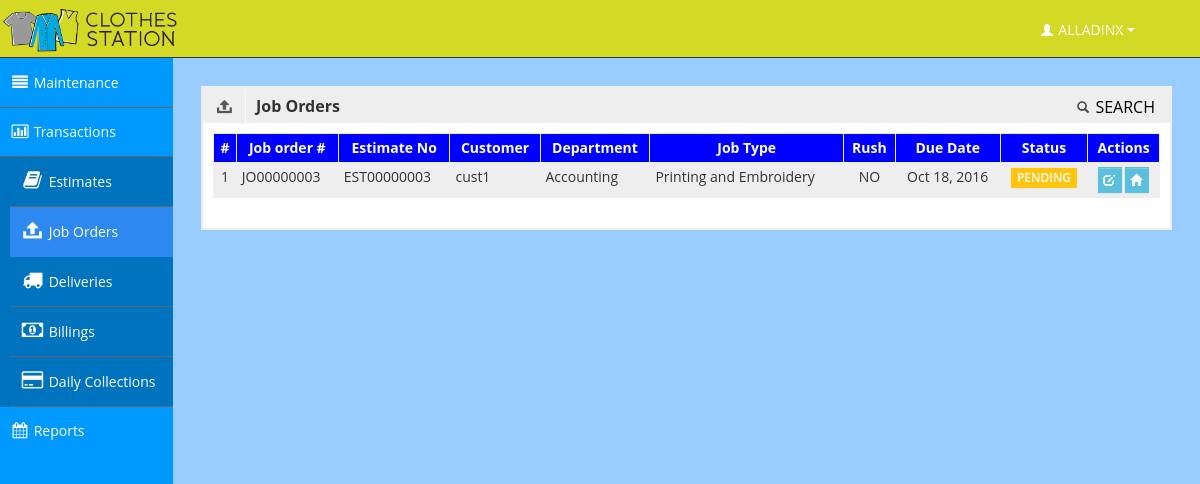
/joborders.php (signed in), run on the app's committed database.
### tables this page shows
CREATE TABLE `usermenuaccess` (
  `id` int(11) NOT NULL AUTO_INCREMENT,
  `userName` varchar(20) DEFAULT NULL,
  `menuCode` varchar(20) DEFAULT NULL,
  PRIMARY KEY (`id`)
);

CREATE TABLE `jobordermaster` (
  `id` int(11) NOT NULL AUTO_INCREMENT,
  `jobOrderReferenceNo` varchar(20) DEFAULT NULL,
  `quoteReferenceNo` varchar(20) DEFAULT NULL,
  `amount` decimal(12,2) DEFAULT NULL,
  `vat` decimal(12,2) DEFAULT NULL,
  `discount` decimal(12,2) DEFAULT NULL,
  `subTotal` decimal(12,2) DEFAULT NULL,
  `totalAmount` decimal(12,2) DEFAULT NULL,
  `acknowledgeBy` varchar(20) DEFAULT NULL,
  `acknowledgeDate` datetime DEFAULT NULL,
  `freightCost` decimal(12,2) DEFAULT NULL,
  `createdDate` datetime DEFAULT NULL,
  `createdBy` varchar(20) DEFAULT NULL,
  `modifiedDate` datetime DEFAULT NULL,
  `modifiedBy` varchar(20) DEFAULT NULL,
  `status` int(1) DEFAULT '0',
  PRIMARY KEY (`id`)
);

### model/usermenuModel.php (called while the page is built, shortened)
<?
	$csdb = new DBConfig();
	$csdb->setClothesDB();
	$usermenu = new Table();
	$usermenu->setSQLType($csdb->getSQLType());
	$usermenu->setInstance($csdb->getInstance());
	$usermenu->setView("usermenuaccess_v");
	$usermenu->setParam("WHERE userName = '$userid' ORDER BY sortNo,menuDesc");
	$usermenu->doQuery("query");
	$row_usermenu = $usermenu->getLists();
	for($i=0;$i<count($row_usermenu);$i++){
		if($row_usermenu[$i]['isMaintenance'] > 0){
			$menuMain[] = array("menuDesc" => $row_usermenu[$i]['menuDesc']
								,"link" => $row_usermenu[$i]['link']
								,"icon" => $row_usermenu[$i]['icon']);
		}
		if($row_usermenu[$i]['isTransactions'] > 0){
			$menuTrans[] = array("menuDesc" => $row_usermenu[$i]['menuDesc']
								,"link" => $row_usermenu[$i]['link']
								,"icon" => $row_usermenu[$i]['icon']);
		}
		if($row_usermenu[$i]['isReports'] > 0){
			$menuReps[] = array("menuDesc" => $row_usermenu[$i]['menuDesc']
								,"link" => $row_usermenu[$i]['link']
								,"icon" => $row_usermenu[$i]['icon']);
		}
	}
?>

### inc/Table.php (called while the page is built, shortened)
<?
	class Table Extends Database{
		public function setView($view){
			$this->view = $view;
		}
		public function setSQLType($sqltype){
			$this->sqltype = $sqltype;
		}
		public function setInstance($ins){
			$this->ins = $ins;
		}
		public function setParam($param){
			if(!empty($param)){
				$this->param = $param;
			}else{
				$this->param = null;
			}
		}
		public function doQuery($task){
			$col = $this->col;
			if(empty($col)){
				$this->col = "*";
			}
			switch($task){
				case "query":
						$this->sql = "SELECT " . $this->col . " FROM " . $this->view . " " . $this->param;
						$this->qry = $this->Query($this->sql);
					break;
			}
		}
		private function Query($sql){
			switch($this->sqltype){
				case "mysql":
						$this->query = mysql_query($sql,$this->ins);
					break;
			}
			return $this->query;
		}
		private function setResult($result){
			$this->result = $result;
		}
		private function setNumFields(){
			switch($this->sqltype){
				case "mysql":
					$this->numfields = mysql_num_fields($this->result);
					break;
			}
		}
		private function setListMulti(){
			$this->data = array();
			$this->b = 0;
			switch($this->sqltype){
				case "mysql":
					while($this->row = mysql_fetch_array($this->result)){
						for($this->a=0; $this->a < $this->numfields; $this->a++){
							$this->fld = mysql_field_name($this->result,$this->a);
							$this->data[$this->b][$this->fld] = $this->row[$this->fld];
						}$this->b++;
					}
					break;
			}
		}
		public function getLists(){
			return $this->data;
		}
	}
?>

### inc/global.php (called while the page is built, shortened)
<?
	require_once(MODEL_PATH . USERMENUMODEL);
?>

### model/jobOrderModel.php (called while the page is built, shortened)
<?
	$csdb = new DBConfig();
	$csdb->setClothesDB();
	$joborders = new Table();
	$joborders->setSQLType($csdb->getSQLType());
	$joborders->setInstance($csdb->getInstance());
	$joborders->setView("jobordermaster_v");
	$joborders->setParam("WHERE status = '0' ORDER BY createdDate DESC");
	$joborders->doQuery("query");
	$row_joborders = $joborders->getLists();
?>

### inc/functions.php (called while the page is built, shortened)
<?
	function dateFormat($date,$format){
		$newdate = null;
		if(empty($date) || $date == '0000-00-00 00:00:00'){
			$newdate = null;
		}else{
			$newdate = date($format,strtotime($date));
		}
		return $newdate;
	}
?>

### views/joborders.php (the view, shortened to what this page needs)
<div class="row-fluid">
	<div class="box span12">
		<div class="box-header" data-original-title>
			<h2><i class="icon-upload-alt"></i><span class="break"></span><b>Job Orders</b></h2>
			<div class="box-icon">
				<a href="joborder_search.php"><i class="halflings-icon search"></i> SEARCH</a>
			</div>
		</div>
		<div class="box-content">
			<table class="table table-bordered table-condensed">
				<tr>
					<th>#</th>
					<th>Job order #</th>
					<th>Estimate No</th>
					<th>Customer</th>
					<th>Department</th>
					<th>Job Type</th>
					<th>Rush</th>
					<th>Due Date</th>
					<th>Status</th>
					<th>Actions</th>
				</tr>
				<?
					$cnt = 1;
					for($i=0;$i<count($row_joborders);$i++){
						$jono = $row_joborders[$i]['jobOrderReferenceNo'];
						$bg = null;
						$font = null;
						$lbl = 'warning';
						if($cnt%2){
							$bg = 'background: #eee;';
						}
						$style = $bg . $font;
				?>
				<tr>
					<td align="center" style="<?=$style;?>"><?=$cnt;?></td>
					<td align="left" style="<?=$style;?>"><?=$row_joborders[$i]['jobOrderReferenceNo'];?></td>
					<td align="left" style="<?=$style;?>"><?=$row_joborders[$i]['quoteReferenceNo'];?></td>
					<td align="left" style="<?=$style;?>"><?=$row_joborders[$i]['customerName'];?></td>
					<td align="left" style="<?=$style;?>"><?=$row_joborders[$i]['department'];?></td>
					<td align="left" style="<?=$style;?>"><?=$row_joborders[$i]['jobTypeDesc'];?></td>
					<td align="center" style="<?=$style;?>"><?=$row_joborders[$i]['isRushDesc'];?></td>
					<td align="center" style="<?=$style;?>"><?=dateFormat($row_joborders[$i]['dueDate'],"M d, Y");?></td>
					<td align="center" style="<?=$style;?>"><span class="label label-<?=$lbl;?>"><?=$row_joborders[$i]['statusDesc'];?></span></td>
					<td align="center" style="<?=$style;?>">
						<? if(!empty($row_joborders[$i]['department'])){ ?>
						<a class="btn btn-info" href="joborder_edit.php?edit=1&id=<?=$jono;?>" title="Edit <?=$jono;?>">
							<i class="halflings-icon white edit"></i>
						</a>
						<? } ?>
						<a class="btn btn-info" href="joborder_transfer.php?edit=1&id=<?=$jono;?>" title="Assign <?=$jono;?>">
							<i class="halflings-icon white home"></i>
						</a>
					</td>
				</tr>
				<? $cnt++; } ?>
			 </table>
		</div>
	</div>
</div>

### joborders.php (shortened to what this page needs)
<?
	require_once("inc/global.php");
	require_once(MODEL_PATH . JOBORDERSMODEL);
?>
<!DOCTYPE html><html lang="en">
<head>
	<link id="bootstrap-style" href="css/bootstrap.min.css" rel="stylesheet">
	<link href="css/bootstrap-responsive.min.css" rel="stylesheet">
	<link id="base-style" href="css/style.css" rel="stylesheet">
	<link id="base-style-responsive" href="css/style-responsive.css" rel="stylesheet">
</head>
<body>
	<? require_once("inc-box/header.php"); ?>
		<div class="container-fluid-full">
			<div class="row-fluid">
				<? require_once("inc-box/leftnav-menu.php"); ?>
				<div id="content" class="span10">
					<? require_once("views/joborders.php");?>
				</div>
			</div>
		</div>
</body>
</html>

### inc-box/header.php (shortened to what this page needs)
<div class="navbar">
	<div class="navbar-inner">
		<div class="container-fluid">
			<a class="brand" href="index.php"><img src="img/logo.png" border="0" width="180" /></a>
			<div class="nav-no-collapse header-nav">
				<ul class="nav pull-right">
					<li class="dropdown">
						<a class="btn dropdown-toggle" data-toggle="dropdown" href="#">
							<i class="halflings-icon white user"></i> <?=$_SESSION['userFullName'];?>
							<span class="caret"></span>
						</a>
					</li>
				</ul>
			</div>
		</div>
	</div>
</div>

### inc-box/leftnav-menu.php (shortened to what this page needs)
<div id="sidebar-left" class="span2">
	<div class="nav-collapse sidebar-nav">
		<? if(count($row_usermenu) > 0){ ?>
		<ul class="nav nav-tabs nav-stacked main-menu">
			<? if(count($menuMain) > 0){ ?>
			<li>
				<a class="dropmenu" href="#"><i class="icon-align-justify"></i> <span class="hidden-tablet">Maintenance</span></a>
			</li>
			<? } if(count($menuTrans) > 0){ ?>
			<li>
				<a class="dropmenu" href="#"><i class="icon-bar-chart"></i> <span class="hidden-tablet">Transactions</span></a>
				<ul>
					<? for($i=0;$i<count($menuTrans);$i++){ ?>
					<li><a class="submenu" href="<?=$menuTrans[$i]['link'];?>.php"><i class="<?=$menuTrans[$i]['icon'];?>"></i> <span class="hidden-tablet"><?=$menuTrans[$i]['menuDesc'];?></span></a></li>
					<? } ?>
				</ul>
			</li>
			<? } if(count($menuReps) > 0){ ?>
			<li>
				<a class="dropmenu" href="#"><i class="icon-calendar"></i> <span class="hidden-tablet">Reports</span></a>
			</li>
			<? } ?>
		</ul>
		<? }else{ ?>
		<p><br />Please contact the administrator for your menu access.</p>
		<? } ?>
	</div>
</div>

### css/style-responsive.css (style rules this page uses)
@media (min-width: 1200px) { .container-fluid-full { overflow: hidden; position: relative; height: 100%; } }
@media (min-width: 1200px) { #content { width: 85.578%; padding: 28px; margin: 0px 0px; margin-left: 14.422% !important; } }
@media (min-width: 1200px) { #sidebar-left { background: #0099ff; margin-left: 0px !important; position: absolute; height: 100%; } }
@media (min-width: 1200px) { .sidebar-nav > ul { margin: 0px; } }

### css/halflings.css (style rules this page uses)
html, html .halflings { -webkit-font-smoothing: antialiased !important; }
.halflings-icon { display: inline-block; width: 14px; height: 14px; line-height: 14px; vertical-align: text-top; background-image: url(../img/glyphicons_halflings.svg); background-position: 0 0; background-repeat: no-repeat; vertical-align: top; *display: inline; *zoom: 1; *margin-right: .3em; }
.halflings-icon.white { background-image: url(../img/glyphicons_halflings-white.svg); }
.halflings-icon.search { background-position: -48px 0; }
.halflings-icon.user { background-position: -168px 0; }
.halflings-icon.home { background-position: 0 -24px; }
.halflings-icon.edit { background-position: -96px -72px; }

### data on the page
usermenuaccess: menuDesc "Estimates"
usermenuaccess: menuDesc "Job Orders"
usermenuaccess: menuDesc "Deliveries"
usermenuaccess: menuDesc "Billings"
usermenuaccess: menuDesc "Daily Collections"
jobordermaster: jobOrderReferenceNo "JO00000003", quoteReferenceNo "EST00000003", customerName "cust1", department "Accounting", jobTypeDesc "Printing and Embroidery", isRushDesc "NO", dueDate "Oct 18, 2016", statusDesc "PENDING"

### other printed values
$_SESSION['userFullName'] "ALLADINX"
